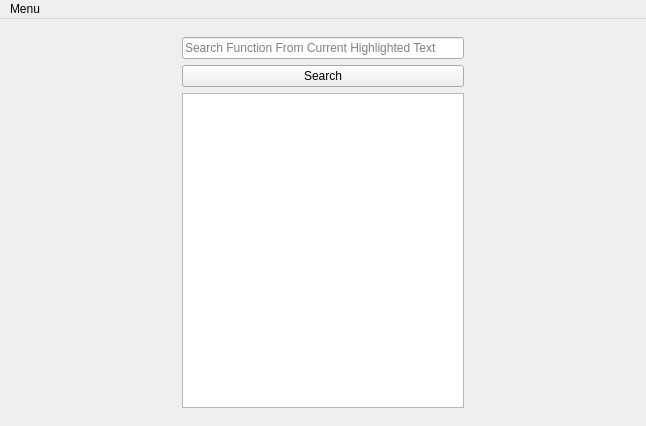
<?xml version="1.0" encoding="UTF-8"?>
<ui version="4.0">
 <class>MainWindow</class>
 <widget class="QMainWindow" name="MainWindow">
  <property name="geometry">
   <rect>
    <x>0</x>
    <y>0</y>
    <width>646</width>
    <height>426</height>
   </rect>
  </property>
  <property name="windowTitle">
   <string>MainWindow</string>
  </property>
  <widget class="QWidget" name="centralwidget">
   <layout class="QHBoxLayout" name="mainLayout">
    <item>
     <widget class="QWidget" name="widget" native="true">
      <property name="maximumSize">
       <size>
        <width>300</width>
        <height>16777215</height>
       </size>
      </property>
      <layout class="QVBoxLayout" name="verticalLayout">
       <item>
        <widget class="QLineEdit" name="searchBar">
         <property name="maximumSize">
          <size>
           <width>300</width>
           <height>16777215</height>
          </size>
         </property>
         <property name="placeholderText">
          <string>Search Function From Current Highlighted Text</string>
         </property>
        </widget>
       </item>
       <item>
        <widget class="QPushButton" name="pushButton">
         <property name="maximumSize">
          <size>
           <width>300</width>
           <height>16777215</height>
          </size>
         </property>
         <property name="text">
          <string>Search</string>
         </property>
        </widget>
       </item>
       <item>
        <widget class="QListWidget" name="sideBar">
         <property name="maximumSize">
          <size>
           <width>300</width>
           <height>16777215</height>
          </size>
         </property>
        </widget>
       </item>
      </layout>
     </widget>
    </item>
   </layout>
  </widget>
  <widget class="QMenuBar" name="menubar">
   <property name="geometry">
    <rect>
     <x>0</x>
     <y>0</y>
     <width>646</width>
     <height>18</height>
    </rect>
   </property>
   <widget class="QMenu" name="menuMenu">
    <property name="title">
     <string>Menu</string>
    </property>
    <addaction name="actionDashboard"/>
   </widget>
   <addaction name="menuMenu"/>
  </widget>
  <action name="actionDashboard">
   <property name="text">
    <string>Dashboard</string>
   </property>
  </action>
 </widget>
 <resources/>
 <connections/>
</ui>
